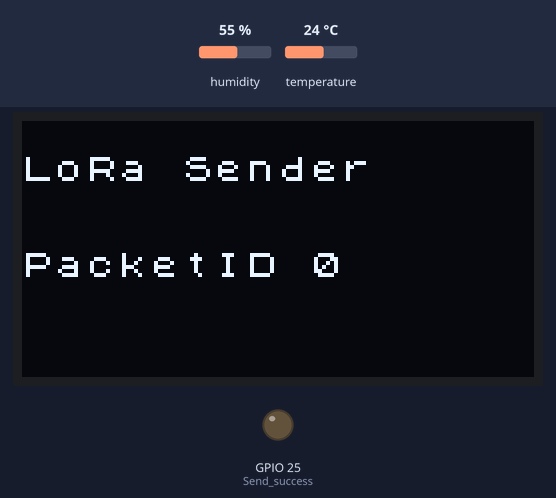
This sketch was run on a simulated ESP32. On the bench: 128×64 one-colour display, output pins drawn as LEDs (lit = HIGH). Inputs (shaded band) come from the test bench; at power-on: humidity 55 %, temperature 24 °C. No radio packets arrive unless stated; what the sketch prints to the serial monitor is not drawn.

Above: at 2.2 s.
2.3 s: humidity set to 22 %
At 11.6 s:
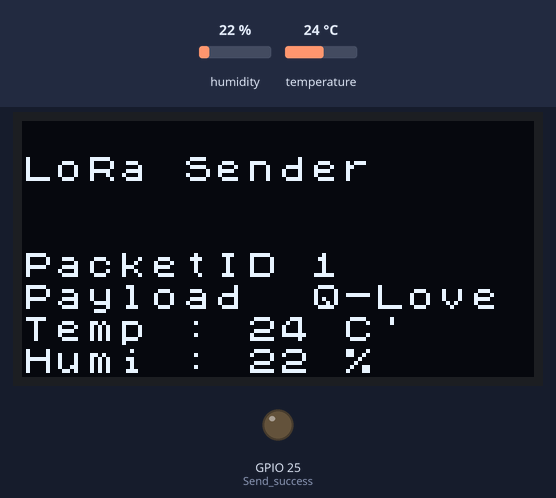
11.7 s: temperature set to 12 °C
At 18.0 s:
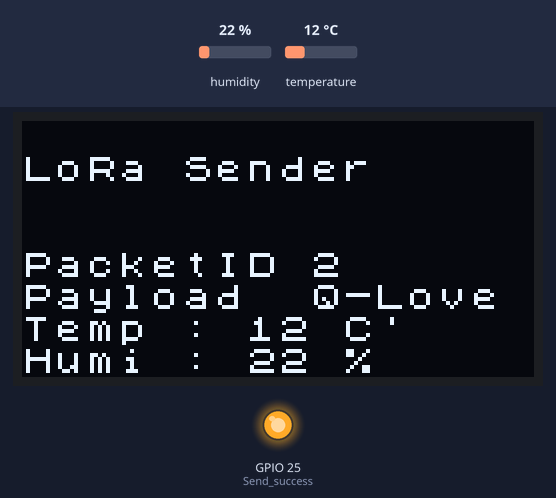
18.8 s: humidity set to 40 %
At 25.8 s:
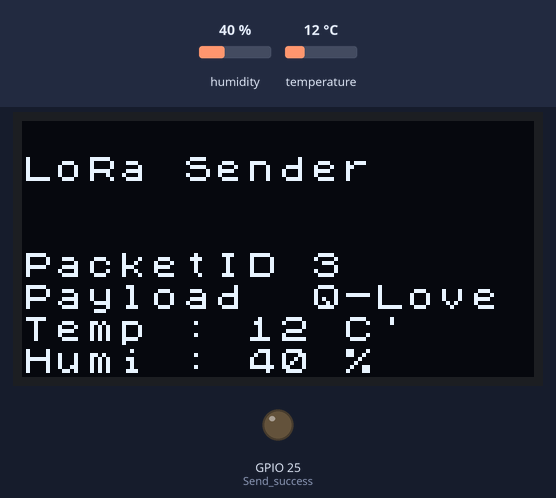
25.9 s: temperature set to 19 °C
At 33.4 s:
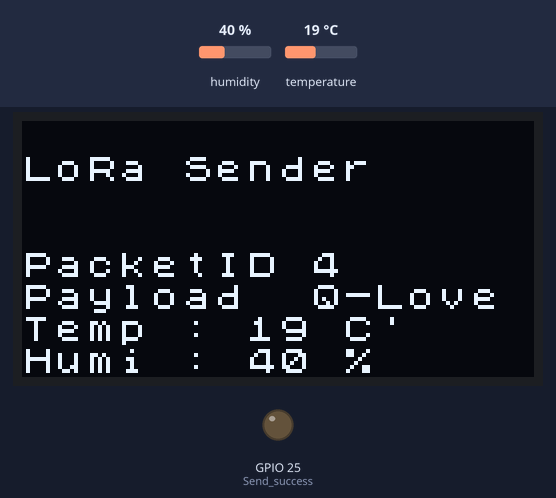
Timing chart, 0 to 34.0 s (numbered marks = the images above; inputs shaded):
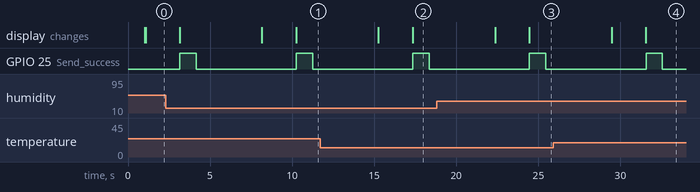

The sketch:

LoRaSender.ino
```cpp
/*
 * EX19_LoRaSender
 * ทดสอบส่งข้อมูลผ่านเครือข่าย LoRa พร้อมแสดงค่า RSSI
 * บนคลื่นความถี่ 433MHz
 */
 #include<ArduinoJson.h>
#include <U8x8lib.h>
#include <LoRa.h>
#include <SimpleDHT.h>

String receivedText;
String receivedRssi;
//String packageForSending = "Q-Love";
String packageForSending = "Q-Love";

// WIFI_LoRa_32 ports

// GPIO5  -- SX1278's SCK
// GPIO19 -- SX1278's MISO
// GPIO27 -- SX1278's MOSI
// GPIO18 -- SX1278's CS
// GPIO14 -- SX1278's RESET
// GPIO26 -- SX1278's IRQ(Interrupt Request)

#define SS      18
#define RST     14
#define DI0     26
//#define BAND    923.2E6
#define BAND    921E6
#define PABOOST true

// the OLED used
U8X8_SSD1306_128X64_NONAME_SW_I2C u8x8(15,4,16);

int counter = 0;

//=================== Setup DHT 11 ============================
int DHTPIN = 21;
SimpleDHT11 dht11;              //defind model of sensor : DHT11
byte temperature = 0;
byte humidity = 0;
//=============================================================

void setup() {
  pinMode(25,OUTPUT); //Send success, LED will bright 1 second

  Serial.begin(115200);
  delay(1000);

  u8x8.begin();
  u8x8.setFont(u8x8_font_chroma48medium8_r);

  Serial.println("LoRa Sender");
  u8x8.drawString(0, 1, "LoRa Sender");

  SPI.begin(5,19,27,18);
  LoRa.setPins(SS,RST,DI0);

  LoRa.setTxPower(20);
  LoRa.setSpreadingFactor(12);
  LoRa.setCodingRate4(5);
  LoRa.setSignalBandwidth(125E3);
  LoRa.setPreambleLength(8);

  if (!LoRa.begin(BAND,PABOOST)) {
    Serial.println("Starting LoRa failed!");
    u8x8.drawString(0, 1, "Starting LoRa failed!");
    while (1);
  }
  Serial.println("LoRa Initial OK!");


  // StaticJsonObject allocates memory on the stack, it can be
  // replaced by DynamicJsonDocument which allocates in the heap.
  //
  // DynamicJsonDocument  doc(200);

  // Add values in the document
  //


  Serial.println();
}

void loop() {

  Serial.print("Sending packet: " + packageForSending + " : ");
  //Serial.print();
  u8x8.drawString(0, 4, "PacketID");
  Serial.println(counter);
  String txt = String(counter);

  char currentid[5];
  txt.toCharArray(currentid, 64);
  u8x8.drawString(9, 4, currentid);
readTemp();
StaticJsonDocument<200> doc;
  // send packet
  LoRa.beginPacket();
   doc["temp"] = String(temperature);
  doc["humi"] =String(humidity);

  serializeJson(doc, LoRa);

  //LoRa.print(packageForSending);
  //LoRa.print(counter);
  //LoRa.print(humidity);
  LoRa.endPacket();
  serializeJson(doc, Serial);
   u8x8.drawString(0, 5, "Payload");
   //=======================================
   char charBuf[8];                           // new from Sachi to display by variable
   packageForSending.toCharArray(charBuf, 8); // new from Sachi
   u8x8.drawString(9, 5, charBuf);            // new from Sachi
   //u8x8.drawString(9, 5, "hello");
   //=======================================

   char buffer_temp[30];
   char buffer_humi[30];
   String str_temp;
   String str_humi;

   str_temp = "Temp : " + String(temperature) + " C'";
   str_humi = "Humi : " + String(humidity) + " %";
   str_temp.toCharArray(buffer_temp, 30);
   str_humi.toCharArray(buffer_humi, 30);

   u8x8.drawString(0, 6, buffer_temp);
   u8x8.drawString(0, 7, buffer_humi);


  counter++;
  digitalWrite(25, HIGH);   // turn the LED on (HIGH is the voltage level)
  delay(1000);              // wait for a second
  digitalWrite(25, LOW);    // turn the LED off by making the voltage LOW
  delay(1000);              // wait for a second

  delay(3000);
}

void readTemp(){

    dht11.read(DHTPIN, &temperature, &humidity, NULL);  // Read value from sensor
    delay(2000);                                    //wait 2 seconds
    Serial.print("DHT11 read: ");
    Serial.print((int)temperature); Serial.print(" *C, ");
    Serial.print((int)humidity); Serial.println(" %H");
  }
```

Measured:
- after the input at 11.7 s, the display: first differs from a run without the input after 5.7 s (image 2)
- after the input at 18.8 s, the display: first differs from a run without the input after 5.7 s (image 3)
- after the input at 25.9 s, the display: first differs from a run without the input after 5.7 s (image 4)
- by itself, GPIO 25 (Send_success): alternates HIGH for 1.0 s and LOW for 6.1 s
